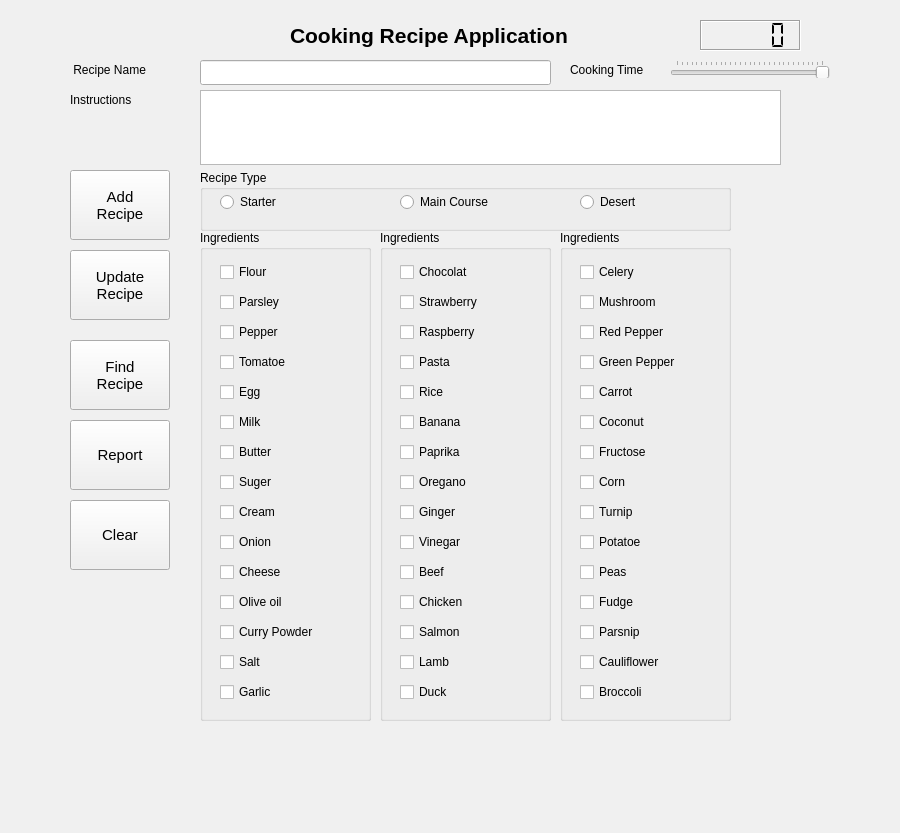
<?xml version="1.0" encoding="UTF-8"?>
<ui version="4.0">
 <class>MainWindow</class>
 <widget class="QMainWindow" name="MainWindow">
  <property name="enabled">
   <bool>true</bool>
  </property>
  <property name="geometry">
   <rect>
    <x>0</x>
    <y>0</y>
    <width>900</width>
    <height>833</height>
   </rect>
  </property>
  <property name="palette">
   <palette>
    <active>
     <colorrole role="Button">
      <brush brushstyle="SolidPattern">
       <color alpha="255">
        <red>0</red>
        <green>85</green>
        <blue>255</blue>
       </color>
      </brush>
     </colorrole>
     <colorrole role="Base">
      <brush brushstyle="SolidPattern">
       <color alpha="255">
        <red>255</red>
        <green>255</green>
        <blue>255</blue>
       </color>
      </brush>
     </colorrole>
     <colorrole role="Window">
      <brush brushstyle="SolidPattern">
       <color alpha="255">
        <red>0</red>
        <green>170</green>
        <blue>255</blue>
       </color>
      </brush>
     </colorrole>
    </active>
    <inactive>
     <colorrole role="Button">
      <brush brushstyle="SolidPattern">
       <color alpha="255">
        <red>240</red>
        <green>240</green>
        <blue>240</blue>
       </color>
      </brush>
     </colorrole>
     <colorrole role="Base">
      <brush brushstyle="SolidPattern">
       <color alpha="255">
        <red>255</red>
        <green>255</green>
        <blue>255</blue>
       </color>
      </brush>
     </colorrole>
     <colorrole role="Window">
      <brush brushstyle="SolidPattern">
       <color alpha="255">
        <red>240</red>
        <green>240</green>
        <blue>240</blue>
       </color>
      </brush>
     </colorrole>
    </inactive>
    <disabled>
     <colorrole role="Button">
      <brush brushstyle="SolidPattern">
       <color alpha="255">
        <red>0</red>
        <green>85</green>
        <blue>255</blue>
       </color>
      </brush>
     </colorrole>
     <colorrole role="Base">
      <brush brushstyle="SolidPattern">
       <color alpha="255">
        <red>240</red>
        <green>240</green>
        <blue>240</blue>
       </color>
      </brush>
     </colorrole>
     <colorrole role="Window">
      <brush brushstyle="SolidPattern">
       <color alpha="255">
        <red>0</red>
        <green>170</green>
        <blue>255</blue>
       </color>
      </brush>
     </colorrole>
    </disabled>
   </palette>
  </property>
  <property name="windowTitle">
   <string>Cooking Recipe</string>
  </property>
  <property name="autoFillBackground">
   <bool>true</bool>
  </property>
  <widget class="QWidget" name="centralWidget">
   <widget class="QPushButton" name="btnAddRecipe">
    <property name="geometry">
     <rect>
      <x>70</x>
      <y>170</y>
      <width>100</width>
      <height>70</height>
     </rect>
    </property>
    <property name="palette">
     <palette>
      <active>
       <colorrole role="BrightText">
        <brush brushstyle="SolidPattern">
         <color alpha="255">
          <red>0</red>
          <green>0</green>
          <blue>255</blue>
         </color>
        </brush>
       </colorrole>
       <colorrole role="Base">
        <brush brushstyle="SolidPattern">
         <color alpha="255">
          <red>0</red>
          <green>0</green>
          <blue>255</blue>
         </color>
        </brush>
       </colorrole>
      </active>
      <inactive>
       <colorrole role="BrightText">
        <brush brushstyle="SolidPattern">
         <color alpha="255">
          <red>255</red>
          <green>255</green>
          <blue>255</blue>
         </color>
        </brush>
       </colorrole>
       <colorrole role="Base">
        <brush brushstyle="SolidPattern">
         <color alpha="255">
          <red>255</red>
          <green>255</green>
          <blue>255</blue>
         </color>
        </brush>
       </colorrole>
      </inactive>
      <disabled>
       <colorrole role="BrightText">
        <brush brushstyle="SolidPattern">
         <color alpha="255">
          <red>0</red>
          <green>0</green>
          <blue>255</blue>
         </color>
        </brush>
       </colorrole>
       <colorrole role="Base">
        <brush brushstyle="SolidPattern">
         <color alpha="255">
          <red>240</red>
          <green>240</green>
          <blue>240</blue>
         </color>
        </brush>
       </colorrole>
      </disabled>
     </palette>
    </property>
    <property name="font">
     <font>
      <pointsize>11</pointsize>
     </font>
    </property>
    <property name="text">
     <string>Add
Recipe</string>
    </property>
   </widget>
   <widget class="QPushButton" name="btnUpdateRecipe">
    <property name="geometry">
     <rect>
      <x>70</x>
      <y>250</y>
      <width>100</width>
      <height>70</height>
     </rect>
    </property>
    <property name="font">
     <font>
      <pointsize>11</pointsize>
     </font>
    </property>
    <property name="text">
     <string>Update
Recipe</string>
    </property>
   </widget>
   <widget class="QPushButton" name="btnReport">
    <property name="geometry">
     <rect>
      <x>70</x>
      <y>420</y>
      <width>100</width>
      <height>70</height>
     </rect>
    </property>
    <property name="font">
     <font>
      <pointsize>11</pointsize>
     </font>
    </property>
    <property name="text">
     <string>Report</string>
    </property>
   </widget>
   <widget class="QPushButton" name="btnFindRecipe">
    <property name="geometry">
     <rect>
      <x>70</x>
      <y>340</y>
      <width>100</width>
      <height>70</height>
     </rect>
    </property>
    <property name="font">
     <font>
      <pointsize>11</pointsize>
     </font>
    </property>
    <property name="text">
     <string>Find
Recipe</string>
    </property>
   </widget>
   <widget class="QGroupBox" name="groupRadio">
    <property name="geometry">
     <rect>
      <x>200</x>
      <y>170</y>
      <width>531</width>
      <height>61</height>
     </rect>
    </property>
    <property name="title">
     <string>Recipe Type</string>
    </property>
    <widget class="QRadioButton" name="radioDesert">
     <property name="geometry">
      <rect>
       <x>380</x>
       <y>20</y>
       <width>81</width>
       <height>24</height>
      </rect>
     </property>
     <property name="text">
      <string>Desert</string>
     </property>
     <attribute name="buttonGroup">
      <string notr="true">buttonGroup</string>
     </attribute>
    </widget>
    <widget class="QRadioButton" name="radioMain">
     <property name="geometry">
      <rect>
       <x>200</x>
       <y>20</y>
       <width>111</width>
       <height>24</height>
      </rect>
     </property>
     <property name="text">
      <string>Main Course</string>
     </property>
     <attribute name="buttonGroup">
      <string notr="true">buttonGroup</string>
     </attribute>
    </widget>
    <widget class="QRadioButton" name="radioStarter">
     <property name="geometry">
      <rect>
       <x>20</x>
       <y>20</y>
       <width>81</width>
       <height>24</height>
      </rect>
     </property>
     <property name="text">
      <string>Starter</string>
     </property>
     <attribute name="buttonGroup">
      <string notr="true">buttonGroup</string>
     </attribute>
    </widget>
   </widget>
   <widget class="QLabel" name="label">
    <property name="geometry">
     <rect>
      <x>290</x>
      <y>20</y>
      <width>381</width>
      <height>31</height>
     </rect>
    </property>
    <property name="font">
     <font>
      <family>Arial</family>
      <pointsize>16</pointsize>
      <bold>true</bold>
     </font>
    </property>
    <property name="text">
     <string>Cooking Recipe Application</string>
    </property>
   </widget>
   <widget class="QGroupBox" name="groupBox1">
    <property name="geometry">
     <rect>
      <x>200</x>
      <y>230</y>
      <width>171</width>
      <height>491</height>
     </rect>
    </property>
    <property name="title">
     <string>Ingredients</string>
    </property>
    <widget class="QCheckBox" name="checkBoxFlour">
     <property name="geometry">
      <rect>
       <x>20</x>
       <y>30</y>
       <width>111</width>
       <height>24</height>
      </rect>
     </property>
     <property name="text">
      <string>Flour</string>
     </property>
    </widget>
    <widget class="QCheckBox" name="checkBoxParsley">
     <property name="geometry">
      <rect>
       <x>20</x>
       <y>60</y>
       <width>111</width>
       <height>24</height>
      </rect>
     </property>
     <property name="text">
      <string>Parsley</string>
     </property>
    </widget>
    <widget class="QCheckBox" name="checkBoxPepper">
     <property name="geometry">
      <rect>
       <x>20</x>
       <y>90</y>
       <width>111</width>
       <height>24</height>
      </rect>
     </property>
     <property name="text">
      <string>Pepper</string>
     </property>
    </widget>
    <widget class="QCheckBox" name="checkBoxTomatoe">
     <property name="geometry">
      <rect>
       <x>20</x>
       <y>120</y>
       <width>111</width>
       <height>24</height>
      </rect>
     </property>
     <property name="text">
      <string>Tomatoe</string>
     </property>
    </widget>
    <widget class="QCheckBox" name="checkBoxOliveOil">
     <property name="geometry">
      <rect>
       <x>20</x>
       <y>360</y>
       <width>101</width>
       <height>24</height>
      </rect>
     </property>
     <property name="text">
      <string>Olive oil</string>
     </property>
    </widget>
    <widget class="QCheckBox" name="checkBoxCheese">
     <property name="geometry">
      <rect>
       <x>20</x>
       <y>330</y>
       <width>101</width>
       <height>24</height>
      </rect>
     </property>
     <property name="text">
      <string>Cheese</string>
     </property>
    </widget>
    <widget class="QCheckBox" name="checkBoxCurryPowder">
     <property name="geometry">
      <rect>
       <x>20</x>
       <y>390</y>
       <width>121</width>
       <height>24</height>
      </rect>
     </property>
     <property name="text">
      <string>Curry Powder</string>
     </property>
    </widget>
    <widget class="QCheckBox" name="checkBoxSalt">
     <property name="geometry">
      <rect>
       <x>20</x>
       <y>420</y>
       <width>88</width>
       <height>24</height>
      </rect>
     </property>
     <property name="text">
      <string>Salt</string>
     </property>
    </widget>
    <widget class="QCheckBox" name="checkBoxEgg">
     <property name="geometry">
      <rect>
       <x>20</x>
       <y>150</y>
       <width>101</width>
       <height>24</height>
      </rect>
     </property>
     <property name="text">
      <string>Egg</string>
     </property>
    </widget>
    <widget class="QCheckBox" name="checkBoxMilk">
     <property name="geometry">
      <rect>
       <x>20</x>
       <y>180</y>
       <width>101</width>
       <height>24</height>
      </rect>
     </property>
     <property name="text">
      <string>Milk</string>
     </property>
    </widget>
    <widget class="QCheckBox" name="checkBoxButter">
     <property name="geometry">
      <rect>
       <x>20</x>
       <y>210</y>
       <width>101</width>
       <height>24</height>
      </rect>
     </property>
     <property name="text">
      <string>Butter</string>
     </property>
    </widget>
    <widget class="QCheckBox" name="checkBoxSuger">
     <property name="geometry">
      <rect>
       <x>20</x>
       <y>240</y>
       <width>101</width>
       <height>24</height>
      </rect>
     </property>
     <property name="text">
      <string>Suger</string>
     </property>
    </widget>
    <widget class="QCheckBox" name="checkBoxCream">
     <property name="geometry">
      <rect>
       <x>20</x>
       <y>270</y>
       <width>101</width>
       <height>24</height>
      </rect>
     </property>
     <property name="text">
      <string>Cream</string>
     </property>
    </widget>
    <widget class="QCheckBox" name="checkBoxOnion">
     <property name="geometry">
      <rect>
       <x>20</x>
       <y>300</y>
       <width>111</width>
       <height>24</height>
      </rect>
     </property>
     <property name="text">
      <string>Onion</string>
     </property>
    </widget>
    <widget class="QCheckBox" name="checkBoxGarlic">
     <property name="geometry">
      <rect>
       <x>20</x>
       <y>450</y>
       <width>111</width>
       <height>24</height>
      </rect>
     </property>
     <property name="text">
      <string>Garlic</string>
     </property>
    </widget>
   </widget>
   <widget class="QGroupBox" name="groupBox2">
    <property name="geometry">
     <rect>
      <x>380</x>
      <y>230</y>
      <width>171</width>
      <height>491</height>
     </rect>
    </property>
    <property name="title">
     <string>Ingredients</string>
    </property>
    <widget class="QCheckBox" name="checkBoxVinegar">
     <property name="geometry">
      <rect>
       <x>20</x>
       <y>300</y>
       <width>111</width>
       <height>24</height>
      </rect>
     </property>
     <property name="text">
      <string>Vinegar</string>
     </property>
    </widget>
    <widget class="QCheckBox" name="checkBoxPasta">
     <property name="geometry">
      <rect>
       <x>20</x>
       <y>120</y>
       <width>111</width>
       <height>24</height>
      </rect>
     </property>
     <property name="text">
      <string>Pasta</string>
     </property>
    </widget>
    <widget class="QCheckBox" name="checkBoxRice">
     <property name="geometry">
      <rect>
       <x>20</x>
       <y>150</y>
       <width>111</width>
       <height>24</height>
      </rect>
     </property>
     <property name="text">
      <string>Rice</string>
     </property>
    </widget>
    <widget class="QCheckBox" name="checkBoxOregano">
     <property name="geometry">
      <rect>
       <x>20</x>
       <y>240</y>
       <width>111</width>
       <height>24</height>
      </rect>
     </property>
     <property name="text">
      <string>Oregano</string>
     </property>
    </widget>
    <widget class="QCheckBox" name="checkBoxPaprika">
     <property name="geometry">
      <rect>
       <x>20</x>
       <y>210</y>
       <width>111</width>
       <height>24</height>
      </rect>
     </property>
     <property name="text">
      <string>Paprika</string>
     </property>
    </widget>
    <widget class="QCheckBox" name="checkBoxBeef">
     <property name="geometry">
      <rect>
       <x>20</x>
       <y>330</y>
       <width>111</width>
       <height>24</height>
      </rect>
     </property>
     <property name="text">
      <string>Beef</string>
     </property>
    </widget>
    <widget class="QCheckBox" name="checkBoxChicken">
     <property name="geometry">
      <rect>
       <x>20</x>
       <y>360</y>
       <width>111</width>
       <height>24</height>
      </rect>
     </property>
     <property name="text">
      <string>Chicken </string>
     </property>
    </widget>
    <widget class="QCheckBox" name="checkBoxSalmon">
     <property name="geometry">
      <rect>
       <x>20</x>
       <y>390</y>
       <width>111</width>
       <height>24</height>
      </rect>
     </property>
     <property name="text">
      <string>Salmon</string>
     </property>
    </widget>
    <widget class="QCheckBox" name="checkBoxGinger">
     <property name="geometry">
      <rect>
       <x>20</x>
       <y>270</y>
       <width>101</width>
       <height>24</height>
      </rect>
     </property>
     <property name="text">
      <string>Ginger</string>
     </property>
    </widget>
    <widget class="QCheckBox" name="checkBoxChocolat">
     <property name="geometry">
      <rect>
       <x>20</x>
       <y>30</y>
       <width>101</width>
       <height>24</height>
      </rect>
     </property>
     <property name="text">
      <string>Chocolat</string>
     </property>
    </widget>
    <widget class="QCheckBox" name="checkBoxStrawberry">
     <property name="geometry">
      <rect>
       <x>20</x>
       <y>60</y>
       <width>101</width>
       <height>24</height>
      </rect>
     </property>
     <property name="text">
      <string>Strawberry</string>
     </property>
    </widget>
    <widget class="QCheckBox" name="checkBoxRaspberry">
     <property name="geometry">
      <rect>
       <x>20</x>
       <y>90</y>
       <width>101</width>
       <height>24</height>
      </rect>
     </property>
     <property name="text">
      <string>Raspberry</string>
     </property>
    </widget>
    <widget class="QCheckBox" name="checkBoxBanana">
     <property name="geometry">
      <rect>
       <x>20</x>
       <y>180</y>
       <width>101</width>
       <height>24</height>
      </rect>
     </property>
     <property name="text">
      <string>Banana</string>
     </property>
    </widget>
    <widget class="QCheckBox" name="checkBoxLamb">
     <property name="geometry">
      <rect>
       <x>20</x>
       <y>420</y>
       <width>88</width>
       <height>24</height>
      </rect>
     </property>
     <property name="text">
      <string>Lamb</string>
     </property>
    </widget>
    <widget class="QCheckBox" name="checkBoxDuck">
     <property name="geometry">
      <rect>
       <x>20</x>
       <y>450</y>
       <width>88</width>
       <height>24</height>
      </rect>
     </property>
     <property name="text">
      <string>Duck</string>
     </property>
    </widget>
   </widget>
   <widget class="QGroupBox" name="groupBox3">
    <property name="geometry">
     <rect>
      <x>560</x>
      <y>230</y>
      <width>171</width>
      <height>491</height>
     </rect>
    </property>
    <property name="title">
     <string>Ingredients</string>
    </property>
    <widget class="QCheckBox" name="checkBoxCoconut">
     <property name="geometry">
      <rect>
       <x>20</x>
       <y>180</y>
       <width>101</width>
       <height>24</height>
      </rect>
     </property>
     <property name="text">
      <string>Coconut </string>
     </property>
    </widget>
    <widget class="QCheckBox" name="checkBoxFructose">
     <property name="geometry">
      <rect>
       <x>20</x>
       <y>210</y>
       <width>101</width>
       <height>24</height>
      </rect>
     </property>
     <property name="text">
      <string>Fructose </string>
     </property>
    </widget>
    <widget class="QCheckBox" name="checkBoxFudge">
     <property name="geometry">
      <rect>
       <x>20</x>
       <y>360</y>
       <width>101</width>
       <height>24</height>
      </rect>
     </property>
     <property name="text">
      <string>Fudge</string>
     </property>
    </widget>
    <widget class="QCheckBox" name="checkBoxParsnip">
     <property name="geometry">
      <rect>
       <x>20</x>
       <y>390</y>
       <width>111</width>
       <height>24</height>
      </rect>
     </property>
     <property name="text">
      <string>Parsnip</string>
     </property>
    </widget>
    <widget class="QCheckBox" name="checkBoxCauliflower">
     <property name="geometry">
      <rect>
       <x>20</x>
       <y>420</y>
       <width>111</width>
       <height>24</height>
      </rect>
     </property>
     <property name="text">
      <string>Cauliflower</string>
     </property>
    </widget>
    <widget class="QCheckBox" name="checkBoxBroccoli">
     <property name="geometry">
      <rect>
       <x>20</x>
       <y>450</y>
       <width>111</width>
       <height>24</height>
      </rect>
     </property>
     <property name="text">
      <string>Broccoli </string>
     </property>
    </widget>
    <widget class="QCheckBox" name="checkBoxTurnip">
     <property name="geometry">
      <rect>
       <x>20</x>
       <y>270</y>
       <width>111</width>
       <height>24</height>
      </rect>
     </property>
     <property name="text">
      <string>Turnip</string>
     </property>
    </widget>
    <widget class="QCheckBox" name="checkBoxCelery">
     <property name="geometry">
      <rect>
       <x>20</x>
       <y>30</y>
       <width>111</width>
       <height>24</height>
      </rect>
     </property>
     <property name="text">
      <string>Celery</string>
     </property>
    </widget>
    <widget class="QCheckBox" name="checkBoxMushroom">
     <property name="geometry">
      <rect>
       <x>20</x>
       <y>60</y>
       <width>111</width>
       <height>24</height>
      </rect>
     </property>
     <property name="text">
      <string>Mushroom</string>
     </property>
    </widget>
    <widget class="QCheckBox" name="checkBoxRedPepper">
     <property name="geometry">
      <rect>
       <x>20</x>
       <y>90</y>
       <width>121</width>
       <height>24</height>
      </rect>
     </property>
     <property name="text">
      <string>Red Pepper</string>
     </property>
    </widget>
    <widget class="QCheckBox" name="checkBoxGreenPepper">
     <property name="geometry">
      <rect>
       <x>20</x>
       <y>120</y>
       <width>131</width>
       <height>24</height>
      </rect>
     </property>
     <property name="text">
      <string>Green Pepper</string>
     </property>
    </widget>
    <widget class="QCheckBox" name="checkBoxCarrot">
     <property name="geometry">
      <rect>
       <x>20</x>
       <y>150</y>
       <width>101</width>
       <height>24</height>
      </rect>
     </property>
     <property name="text">
      <string>Carrot</string>
     </property>
    </widget>
    <widget class="QCheckBox" name="checkBoxCorn">
     <property name="geometry">
      <rect>
       <x>20</x>
       <y>240</y>
       <width>111</width>
       <height>24</height>
      </rect>
     </property>
     <property name="text">
      <string>Corn</string>
     </property>
    </widget>
    <widget class="QCheckBox" name="checkBoxPotatoe">
     <property name="geometry">
      <rect>
       <x>20</x>
       <y>300</y>
       <width>111</width>
       <height>24</height>
      </rect>
     </property>
     <property name="text">
      <string>Potatoe</string>
     </property>
    </widget>
    <widget class="QCheckBox" name="checkBoxPeas">
     <property name="geometry">
      <rect>
       <x>20</x>
       <y>330</y>
       <width>111</width>
       <height>24</height>
      </rect>
     </property>
     <property name="text">
      <string>Peas</string>
     </property>
    </widget>
   </widget>
   <widget class="QLabel" name="lblInfo">
    <property name="geometry">
     <rect>
      <x>200</x>
      <y>730</y>
      <width>401</width>
      <height>20</height>
     </rect>
    </property>
    <property name="text">
     <string/>
    </property>
   </widget>
   <widget class="QLabel" name="lblInfo_2">
    <property name="geometry">
     <rect>
      <x>70</x>
      <y>60</y>
      <width>111</width>
      <height>20</height>
     </rect>
    </property>
    <property name="text">
     <string> Recipe Name</string>
    </property>
   </widget>
   <widget class="QLineEdit" name="txtName">
    <property name="geometry">
     <rect>
      <x>200</x>
      <y>60</y>
      <width>351</width>
      <height>25</height>
     </rect>
    </property>
   </widget>
   <widget class="QLabel" name="labelInstructions">
    <property name="geometry">
     <rect>
      <x>70</x>
      <y>90</y>
      <width>91</width>
      <height>20</height>
     </rect>
    </property>
    <property name="text">
     <string>Instructions</string>
    </property>
   </widget>
   <widget class="QLabel" name="labelTime">
    <property name="geometry">
     <rect>
      <x>570</x>
      <y>60</y>
      <width>101</width>
      <height>20</height>
     </rect>
    </property>
    <property name="text">
     <string>Cooking Time</string>
    </property>
   </widget>
   <widget class="QPlainTextEdit" name="plainTextInstructions">
    <property name="geometry">
     <rect>
      <x>200</x>
      <y>90</y>
      <width>581</width>
      <height>75</height>
     </rect>
    </property>
   </widget>
   <widget class="QPushButton" name="btnClear">
    <property name="geometry">
     <rect>
      <x>70</x>
      <y>500</y>
      <width>100</width>
      <height>70</height>
     </rect>
    </property>
    <property name="font">
     <font>
      <pointsize>11</pointsize>
     </font>
    </property>
    <property name="text">
     <string>Clear</string>
    </property>
   </widget>
   <widget class="QSlider" name="horizontalSliderTime">
    <property name="geometry">
     <rect>
      <x>670</x>
      <y>60</y>
      <width>160</width>
      <height>18</height>
     </rect>
    </property>
    <property name="mouseTracking">
     <bool>true</bool>
    </property>
    <property name="tabletTracking">
     <bool>true</bool>
    </property>
    <property name="acceptDrops">
     <bool>true</bool>
    </property>
    <property name="toolTip">
     <string>&lt;html&gt;&lt;head/&gt;&lt;body&gt;&lt;p&gt;Set Cooking Time&lt;/p&gt;&lt;/body&gt;&lt;/html&gt;</string>
    </property>
    <property name="toolTipDuration">
     <number>2</number>
    </property>
    <property name="autoFillBackground">
     <bool>true</bool>
    </property>
    <property name="maximum">
     <number>300</number>
    </property>
    <property name="sliderPosition">
     <number>0</number>
    </property>
    <property name="orientation">
     <enum>Qt::Horizontal</enum>
    </property>
    <property name="invertedAppearance">
     <bool>true</bool>
    </property>
    <property name="invertedControls">
     <bool>true</bool>
    </property>
    <property name="tickPosition">
     <enum>QSlider::TicksAbove</enum>
    </property>
    <property name="tickInterval">
     <number>10</number>
    </property>
   </widget>
   <widget class="QLCDNumber" name="lcdNumber">
    <property name="geometry">
     <rect>
      <x>700</x>
      <y>20</y>
      <width>101</width>
      <height>31</height>
     </rect>
    </property>
    <property name="frameShadow">
     <enum>QFrame::Sunken</enum>
    </property>
    <property name="lineWidth">
     <number>1</number>
    </property>
    <property name="segmentStyle">
     <enum>QLCDNumber::Flat</enum>
    </property>
   </widget>
  </widget>
 </widget>
 <layoutdefault spacing="6" margin="11"/>
 <resources/>
 <connections/>
 <buttongroups>
  <buttongroup name="buttonGroup"/>
 </buttongroups>
</ui>
